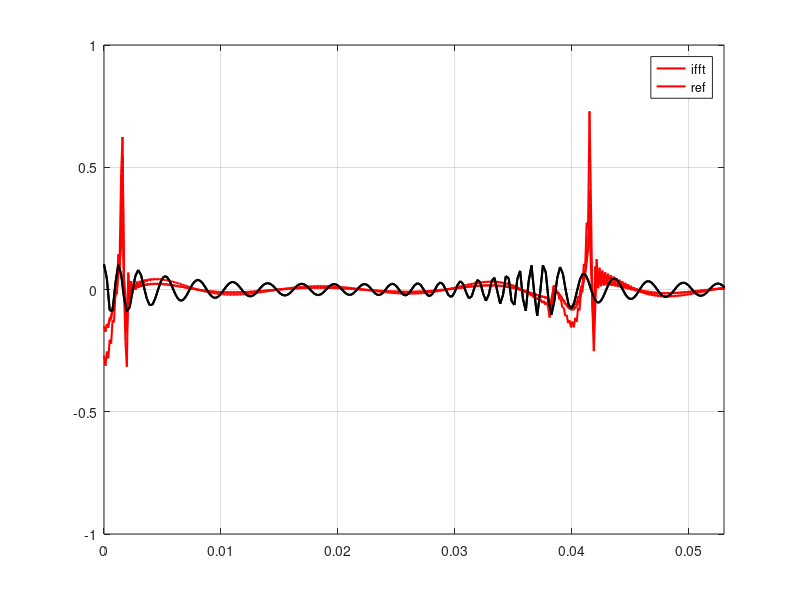

Write the MATLAB code that produced this figure.
clc
clear


set(0,'DefaultLineLineWidth',1.5)


 NFFT=8192;
 %ff=load('pXOYM.txt');
 fff=load('pF.txt');
 fff1=fff(:,1);
 %ff1=ff(:,1);
% ff1=ff(:,1);
% ff1=load('pXOYM1.txt');
% ffTH=load('FDPressureTH.txt');
%ffth1=ff(:,1);
%ffth2=ff(:,2);
OSNum=1;
OpTFull = fff;

OpTT = zeros(NFFT,OSNum);
     
for j = 1:OSNum
    
    OpTT(:,j) = 2*real(ifft(OpTFull(:,j),NFFT)*NFFT);

end




%cc=real(ifft(fff1,NFFT)*NFFT);
%c=real(ifft(fff1,NFFT)*NFFT);
% d=real(ifft(ff,NFFT)*NFFT);
ODT = 1/NFFT;
OTime = ODT*(0:NFFT-1);
figure(1)
hold on
grid on
box on


plot(OTime(1:NFFT),OpTT(:,1),'r-')
%plot(OTime,4*c,'k-',OTime,cc,'r-.');
%plot(OTime,cc,'k-');
%plot(OTime,cc,'r-');
%xlim([0,0.03]);
hold on
td = load('TDTimePressure1.txt');
%plot(td(:,1),td(:,2),'r-');
%xlim([0.0,0.033]);
%legend('ifft','ref');

%hold on
%plot(OTime,ff1,'r-',OTime,fff1,'y-.');
% legend('ifftMatlab','ifftC');

%%

clc
clear 

NFFT=8192;
ODT = 1/NFFT;
OTime = ODT*(0:NFFT-1);

%ff1=load('pXOYM.txt');
ff1=load('pF.txt');
ff=real(ff1);
for k=1:NFFT/2
    OpMUpHalf(k)=ff(k);
end

for k=2:NFFT/2
    OpMHalfConj(k)=conj(OpMUpHalf(k));
    
end

for k=2:NFFT/2
    OpMLowerHalf(k)=OpMHalfConj(NFFT/2-k+1);
end


OpMFull = [OpMUpHalf OpMLowerHalf]';

OpTM = real(ifft(OpMFull,NFFT)*NFFT);
figure(1)
hold on
grid on
box on

plot(OTime,OpTM,'r')
xlim([0,0.02]);


hold on
td = load('TDTimePressure1.txt');
plot(td(:,1),td(:,2),'k-');
xlim([0.0,0.053]);
legend('ifft','ref');


%%
clc
clear 

NFFT=8192;
ODT = 1/NFFT;
OTime = ODT*(0:NFFT-1);

%ff1=load('pXOYM.txt');
ff1=load('pF.txt');

OpMUpHalf = zeros(NFFT/2+1,1);
OpMHalfConj = zeros(NFFT/2-1,1);
OpMLowerHalf = zeros(NFFT/2-1,1);

for j = 1:1
    
    for k = 1:NFFT/2+1
    %for k = 1:NFFT/2
    
        OpMUpHalf(k,j) = ff1(k,j);
        
    end
    
end

for j = 1:1
    
    for k = 2:NFFT/2 

        OpMHalfConj(k,j) = conj(OpMUpHalf(k,j));
    
    end
    
end

for j = 1:1
    
    for k = 2:NFFT/2
        
        OpMLowerHalf(k,j) = OpMHalfConj(NFFT/2-k+1,j);
    
    end
    
end

OpMFull = [OpMUpHalf;OpMLowerHalf];
%OpMFull = [OpMUpHalf OpMLowerHalf];   
OpTM = zeros(NFFT,1);
     
for j = 1:1
    
    OpTM(:,j) = real(ifft(OpMFull(:,j),NFFT)*NFFT);

end
figure(1)
hold on
grid on
box on

plot(OTime,1.8*OpTM(:,1),'r-')
xlim([0,0.5]);

hold on
td = load('TDTimePressure1.txt');
plot(td(:,1),td(:,2),'k-');
xlim([0.0,0.053]);
legend('ifft','ref');



